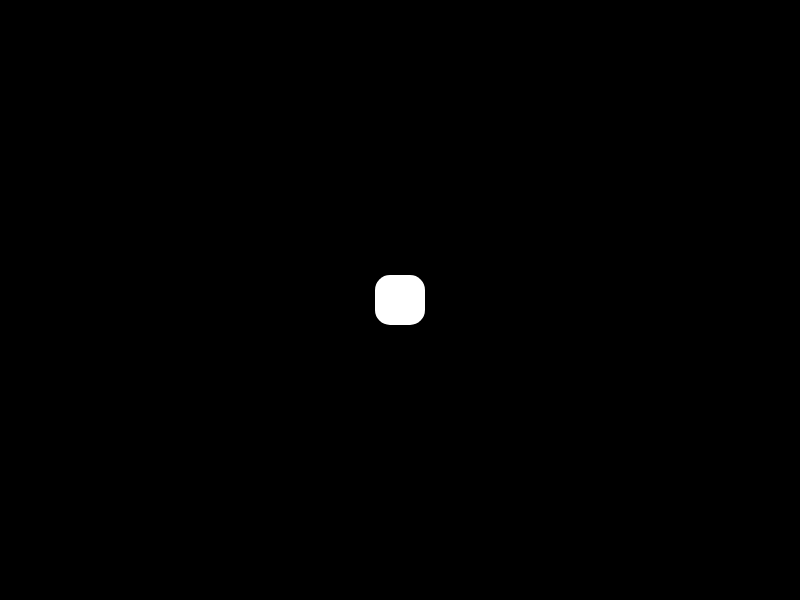
Frame 1 (no input)
Frame 60 (no input): identical to frame 1, image omitted
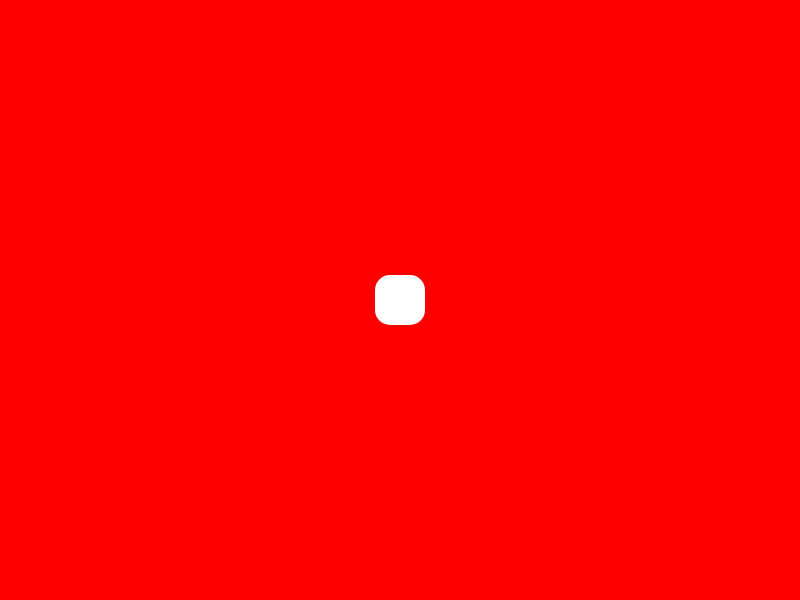
Frame 120 (the mouse pressed at the canvas centre since frame 60)

The p5.js sketch that drew these frames (run headless with seeded random() and noise() and a simulated clock; from frame 60 on, the mouse is pressed at the canvas centre):

// p5.js sketch
// ── sketch.js
let buttonX = 0;
let buttonY = 0;
let distanceToButton = 0.0;
let backColor = "#000000";

function setup() {
  createCanvas(displayWidth, displayHeight);
  noStroke();
  rectMode(CENTER);
  buttonX = width/2
  buttonY = height/2
}

function draw() {
  
  background(backColor);
  distanceToButton = dist(buttonX, buttonY, mouseX, mouseY);
  fill("#FFFFFF")
  rect(buttonX, buttonY, 50, 50, 15);
}

function mousePressed() {
  if (mouseIsPressed && distanceToButton <= 25) {
    buttonX = random(width*0.1, width*0.9);
    buttonY = random(height*0.1, height*0.9);
    backColor = "#000000";
  }
  if (distanceToButton > 25) {
    backColor = "#FF0000";
  }
  
}
